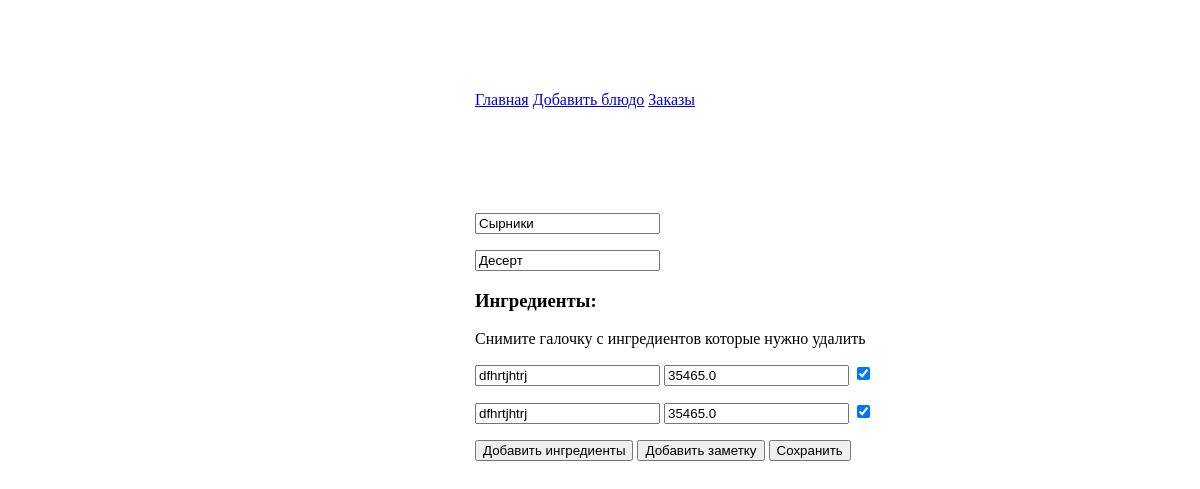
/dish/update/2, run on the app's committed database.
### coocking_book/models.py (models this page shows, shortened)
class Dish(models.Model):
    title = models.CharField(max_length=120, unique=True)
    description = models.TextField(blank=True, null=True)
    ingredient = models.ManyToManyField(Ingredient, related_name='dishes')
    note = GenericRelation(NotesItem)

class Ingredient(models.Model):
    name = models.CharField(max_length=120, unique=False,
                            verbose_name='Название')
    weight = models.FloatField(
        verbose_name='Количество в граммах', blank=True, null=True)

### coocking_book/views.py (the view, shortened to what this page needs)
class UpdateDishView(View):
    template_name = 'update_dish.html'
    def get(self, request, *args, **kwargs):
        dish_object = get_object_or_404(Dish, pk=self.kwargs['dish_id'])
        ingredients = Ingredient.objects.filter(dishes=dish_object.id)
        context = {'form_dish': dish_object, 'ingredients': ingredients}
        return render(self.request, self.template_name, context)

### coocking_book/templates/update_dish.html (shortened to what this page needs)
{% extends "base.html" %}
{%block content%}
<form action="{{update_dish}}" method='POST'>
        <p>
            <input type="text" name="title" value="{{form_dish.title}}"/>
        </p>
        <p>
            <input type="textarea" name="description" value="{{form_dish.description}}"/>
        </p>
	<h3>Ингредиенты:</h3>
	<p>Снимите галочку с ингредиентов которые нужно удалить</p>
	{%for i in ingredients%}
        <p>
            <input type="text" name="{{i.name}}" value="{{i.name}}"/>
            <input type="text" name="{{i.name}}_weight" value="{{i.weight}}"/>
            <input type="checkbox" name="{{i.name}}_is_active" checked/>
        </p>
    {%endfor%}
    <input type="submit" value="Добавить ингредиенты" name="add_ingredients">
    <input type="submit" value="Добавить заметку" name="add_note">
	<button type='submit'>Сохранить</button>
</form>
{%endblock%}

### data on the page
Dish: title "Сырники", description "Десерт"
Ingredient: name "dfhrtjhtrj", weight "35465.0"
Ingredient: name "dfhrtjhtrj", weight "35465.0"
